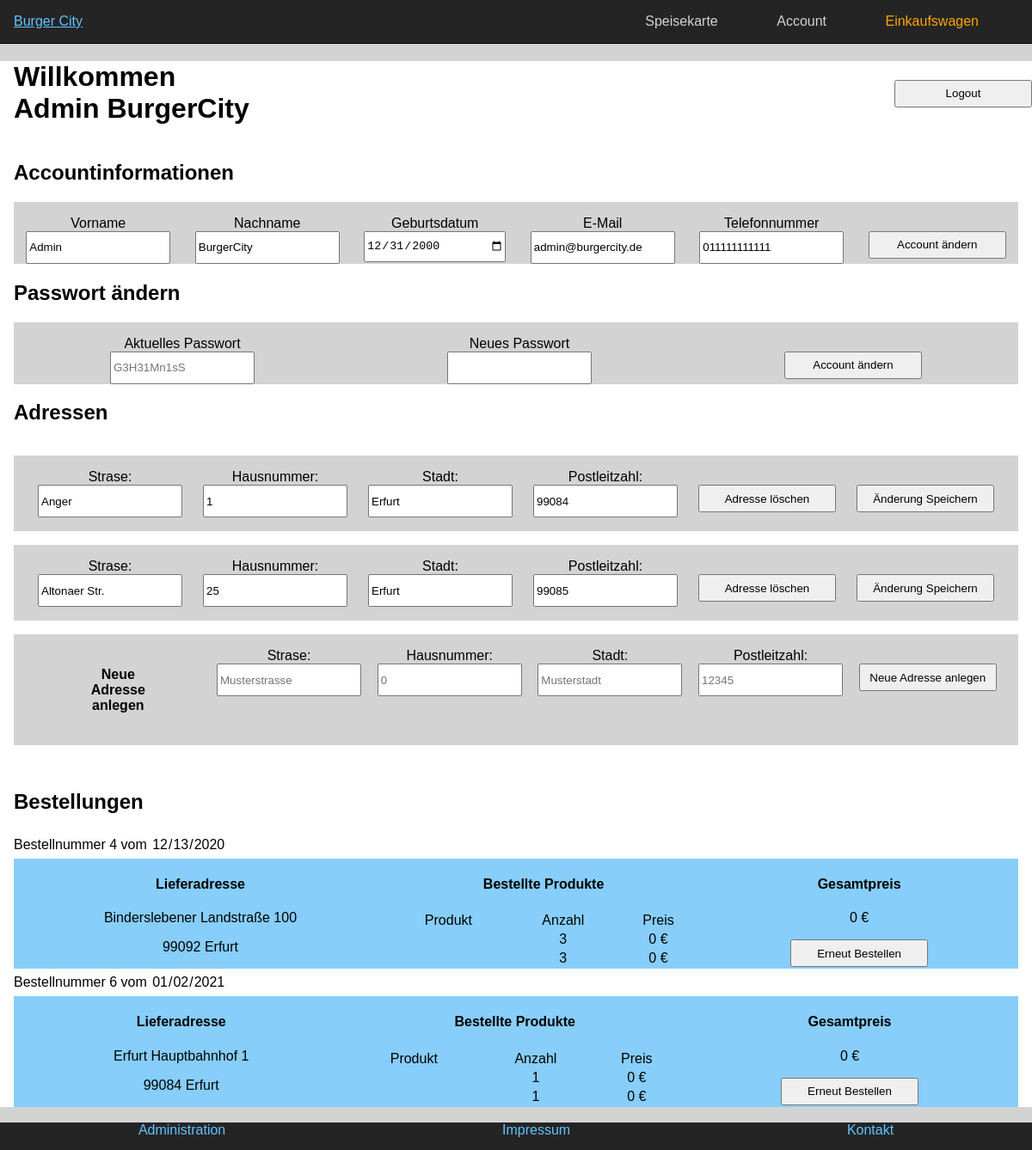
The page /index.php?c=account&a=account (signed in) on the database its author committed.
### tables this page shows
CREATE TABLE IF NOT EXISTS `Account` (
  `accountId` INT NOT NULL AUTO_INCREMENT,
  `createdAt` TIMESTAMP NOT NULL DEFAULT CURRENT_TIMESTAMP,
  `updatedAt` TIMESTAMP NULL ON UPDATE CURRENT_TIMESTAMP,
  `email` VARCHAR(320) NOT NULL,
  `passwordHash` VARCHAR(255) NOT NULL,
  `birthday` DATE NOT NULL,
  `firstName` VARCHAR(50) NOT NULL,
  `lastName` VARCHAR(50) NOT NULL,
  `phoneNumber` VARCHAR(50) NOT NULL,
  `isAdmin` TINYINT NOT NULL,
  PRIMARY KEY (`accountId`),
  UNIQUE INDEX `email_UNIQUE` (`email` ASC));

CREATE TABLE IF NOT EXISTS `Adress` (
  `adressId` INT NOT NULL AUTO_INCREMENT,
  `createdAt` TIMESTAMP NOT NULL DEFAULT CURRENT_TIMESTAMP,
  `updatedAt` TIMESTAMP NULL ON UPDATE CURRENT_TIMESTAMP,
  `zipCode` VARCHAR(12) NOT NULL,
  `city` VARCHAR(60) NOT NULL,
  `street` VARCHAR(200) NOT NULL,
  `number` VARCHAR(10) NOT NULL,
  PRIMARY KEY (`adressId`));

CREATE TABLE IF NOT EXISTS `Orders` (
  `orderId` INT NOT NULL AUTO_INCREMENT,
  `createdAt` TIMESTAMP NOT NULL DEFAULT CURRENT_TIMESTAMP,
  `updatedAt` TIMESTAMP NULL ON UPDATE CURRENT_TIMESTAMP,
  `orderDate` DATE NOT NULL,
  `deliveryInformation` VARCHAR(255) NULL,
  `Account_accountId` INT NOT NULL,
  `Adress_adressId` INT NOT NULL,
  PRIMARY KEY (`orderId`),
  INDEX `fk_Orders_Account1_idx` (`Account_accountId` ASC),
  INDEX `fk_Orders_Adress1_idx` (`Adress_adressId` ASC),
  CONSTRAINT `fk_Orders_Account1`
    FOREIGN KEY (`Account_accountId`)
    REFERENCES `Account` (`accountId`)
    ON DELETE NO ACTION
    ON UPDATE NO ACTION,
  CONSTRAINT `fk_Orders_Adress1`
    FOREIGN KEY (`Adress_adressId`)
    REFERENCES `Adress` (`adressId`)
    ON DELETE NO ACTION
    ON UPDATE NO ACTION);

### core/controller.class.php (called while the page is built, shortened)
<?php
class Controller
{
	protected $controller  = null;
	protected $action 	   = null;
	protected $params = [];
	public function __construct($controller, $action)
	{
		$this->controller = $controller;
		$this->action = $action;
	}
	public function render()
	{
		$viewPath = VIEWSPATH.$this->controller.DIRECTORY_SEPARATOR.$this->action.'.php';
		extract($this->params);
		include $viewPath;
	}
	protected function setParam($key, $value = null)
	{
		$this->params[$key] = $value;
	}
}

### controllers/accountController.php (called while the page is built, shortened)
<?php
class AccountController extends \dwp\core\Controller
{
    public function actionAccount()
	{
        $preloadUser = [];
        $preloadOrders = [];
        $user = \dwp\model\Account::findOne("`accountId` = " . $_SESSION['userID']);
        $preloadUser['firstname'] = $user->firstName;
        $preloadUser['lastname'] = $user->lastName;
        $preloadUser['birthday'] = $user->birthday;
        $preloadUser['email'] = $user->email;
        $preloadUser['phoneNumber'] = $user->phoneNumber;
        $userAdressHelper = \dwp\model\AdressHelper::find("Account_accountId = " . $_SESSION['userID']);
        if(count($userAdressHelper) > 0)
        {   $sqlWhere = '';
            foreach ($userAdressHelper as$value)
            {
                $sqlWhere .= ' adressId = ' .$value->Adress_adressId . ' OR';
            }
            $lastSpacePosition = strrpos($sqlWhere, ' ');
            $sqlWhere = substr($sqlWhere, 0, $lastSpacePosition);
            $preloadAdress = \dwp\model\Adress::find($sqlWhere . " order by zipCode asc, city asc, street asc, number asc");
        }
        $userOrders = \dwp\model\Orders::find("Account_accountId = " . $_SESSION['userID']);
        foreach ($userOrders as $order)
        {
            $orderItems = \dwp\model\OrderItems::find("Orders_orderId = " . $order->orderId);
            $products = [];
            foreach ($orderItems as $item)
            {
                $products [] =
                    [
                        'products' => \dwp\model\Products::findOne("productsId = " . $item->Products_productsId),
                        'quantity' => $item->quantity
                    ];
            }
            $totalPrice = 0;
            foreach ($products  as $product)
            {
                $totalPrice += $product['products']->price * $product['quantity'];
            }
            $preloadOrders [] =
                [
                    'orderId'   => $order->orderId,
                    'orderDate' => $order->orderDate,
                    'adress'    => \dwp\model\Adress::findOne("adressId = " . $order->Adress_adressId),
                    'orderItems'=> $products,
                    'totalPrice'=> $totalPrice
                ];
        }
    }
}

### core/model.class.php (called while the page is built, shortened)
<?php
abstract class Model
{
    protected $schema = [];
    private $values = [];
    public static function tablename()
    {
        $class = get_called_class();
        if(defined($class.'::TABLENAME'))
        {
            return $class::TABLENAME;
        }
        return null;
    }
    public static function find($whereStr = '1')
    {
        $db = $GLOBALS['db'];
        $sqlStr = 'SELECT * FROM `'.self::tablename().'` WHERE '.$whereStr.';';
        $results = [];
        try
        {
            $results = $db->query($sqlStr)->fetchAll();
            $count = count($results);
            for ($i=0; $i < $count; ++$i)
            {
                $results[$i] = new $class($results[$i]);
            }
        }
        catch(\PDOException $error)
        {
            print_r($error);
        }
        return $results;
    }
    public static function findOne($whereStr = '1')
    {
        $results = self::find($whereStr);
        if(count($results) > 0)
        {
            return $results[0];
        }
        return null;
    }
    public function __set($key, $value)
    {
        if(isset($this->schema[$key]))
        {
            $this->values[$key] = $value;
        }
        else
        {
            $className = get_called_class();
            throw new \Exception(`${key} does not exists in this class ${className}`);
        }
    }
    public function __get($key)
    {
        if(isset($this->schema[$key]))
        {
            return $this->values[$key];
        }
        else
        {
            return null;
        }
    }
}

### views/account/account.php (the view, shortened to what this page needs)
<div class="account-body">
    <div class="h1-ausloggen">
        <h2><form method="post">
            <input type="submit" name="logout" value="Logout">
        </form></h2>
        <h1>Willkommen <br><?=$preloadUser['firstname'] . " " . $preloadUser['lastname']?></h1>
    </div>
    <h2>Accountinformationen</h2>
    <div class="account-properties">
        <div class="account-form">
            <form action="" method="post">
                <div class="account-form-object">
                    <label for="firstname">Vorname</label>
                    <br>
                    <input type="text" id="firstname" name="firstname" value="<?=(isset($preloadUser['firstname'])) ? htmlspecialchars($preloadUser['firstname']) : ""?>" required>
                </div>
                <div class="account-form-object">
                    <label for="lastname">Nachname</label>
                    <br>
                    <input type="text" id="lastname" name="lastname" value="<?=(isset($preloadUser['lastname'])) ? htmlspecialchars($preloadUser['lastname']) : ""?>" required>
                </div>
                <div class="account-form-object">
                    <label for="birthday">Geburtsdatum</label>
                    <br>
                    <input type="date" id="birthday" name="birthday" value="<?=(isset($preloadUser['birthday'])) ? htmlspecialchars($preloadUser['birthday']) : ""?>" required>
                </div>
                <div class="account-form-object">
                    <label for="email">E-Mail</label>
                    <br>
                    <input type="email" id="email" name="email" value="<?=(isset($preloadUser['email'])) ? htmlspecialchars($preloadUser['email']) : ""?>" required>
                </div>
                <div class="account-form-object">
                    <label for="phoneNumber">Telefonnummer</label>
                    <br>
                    <input type="tel" id="phoneNumber" name="phoneNumber" value="<?=(isset($preloadUser['phoneNumber'])) ? htmlspecialchars($preloadUser['phoneNumber']) : ""?>" required>
                </div>
                <div class="account-form-object">
                    <br>
                    <input type="submit" name="changeAccount" id="submit" value="Account ändern">
                </div>
            </form>
        </div>
    </div>
    <h2>Passwort ändern</h2>
    <div class="account-properties">
        <div class="account-form">
        <form method="post">
            <div class="account-form-object">
                <label for="currentPassword">Aktuelles Passwort</label>
                <br>
                <input type="password" id="currentPassword" name="currentPassword" placeholder="G3H31Mn1sS" required>
            </div>
            <div class="account-form-object">
                <label for="newPassword">Neues Passwort</label>
                <br>
                <input type="password" id="newPassword" name="newPassword" required>
            </div>
            <div class="account-form-object">
                <br>
                <input type="submit" name="changePassword" id="submit" value="Account ändern">
            </div>
        </form>
        </div>
    </div>
    <h2>Adressen</h2>
    <div class="account-adresses">
        <?php if(count($preloadAdress) > 0 ):?>
            <?php
                for($Index = 0; $Index < count($preloadAdress); $Index++)
                {
                    ?>
                        <form class="account-adress-form" action="" method="post">
                            <div  class="account-adress-form-object">
                                <label for="street">Strase:</label>
                                <br>
                                <input type="text" name="street" id="street" value="<?=htmlspecialchars($preloadAdress[$Index]->street)?>" required>
                            </div>
                            <div class="account-adress-form-object">
                                <label for="number">Hausnummer:</label>
                                <br>
                                <input type="text" name="number" id="number" value="<?=htmlspecialchars($preloadAdress[$Index]->number)?>" required>
                            </div>
                            <div class="account-adress-form-object">
                                <label for="city">Stadt:</label>
                                <br>
                                <input type="text" name="city" id="city" value="<?=htmlspecialchars($preloadAdress[$Index]->city)?>" required>
                            </div>
                            <div class="account-adress-form-object">
                                <label for="zipcode">Postleitzahl:</label>
                                <br>
                                <input type="text" name="zipCode" id="zipcode" value="<?=htmlspecialchars($preloadAdress[$Index]->zipCode)?>" required>
                            </div>
                            <div class="account-adress-form-object">
                                <br>
                                <input type="submit" name="deleteAdress" value="Adresse löschen">
                            </div>
                            <div class="account-adress-form-object">
                                <br>
                                <input type="submit" name="saveAdress" value="Änderung Speichern">
                            </div>
                        </form>
                    <?php
                }
            ?>
        <?php endif;?>
        <form class="account-adress-form" method="post">
            <div class="account-adress-form-object" style="width: 12rem;">
                <h4>
                    Neue <br> Adresse <br> anlegen
                </h4>
            </div>
            <div  class="account-adress-form-object">
                <label for="street">Strase:</label>
                <br>
                <input type="text" name="street" id="street" placeholder="Musterstrasse" required>
            </div>
            <div class="account-adress-form-object">
                <label for="number">Hausnummer:</label>
                <br>
                <input type="text" name="number" id="number" placeholder="0" required>
            </div>
            <div class="account-adress-form-object">
                <label for="city">Stadt:</label>
                <br>
                <input type="text" name="city" id="city" placeholder="Musterstadt" required>
            </div>
            <div class="account-adress-form-object">
                <label for="zipCode">Postleitzahl:</label>
                <br>
                <input type="text" name="zipCode" id="zipCode" placeholder="12345" required>
            </div>
            <div class="account-adress-form-object">
                <br>
                <input type="submit" name="saveAdress" value="Neue Adresse anlegen">
            </div>
        </form>
    </div>
<h2>Bestellungen</h2>
<?php
    foreach ($preloadOrders as $order)
    {
        ?>
                <form class="account-orderlist-body" method="post">
                    <div class="account-orderlist-order">
                        Bestellnummer <?=htmlspecialchars($order['orderId'])?> vom <input style="border: none; font-family: sans-serif; font-size: 1rem;" type="date" value="<?=htmlspecialchars($order['orderDate'])?>" readonly>
                        <div class="account-order-box">
                            <div class="account-order-subbox">
                                <h4>Lieferadresse</h4>
                                <p><?=htmlspecialchars($order['adress']->street) . " " . htmlspecialchars($order['adress']->number)?></p>
                                <p><?=htmlspecialchars($order['adress']->zipCode) . " " . htmlspecialchars($order['adress']->city)?></p>
                            </div>
                            <div class="account-order-subbox">
                                <h4>Bestellte Produkte</h4>
                                <table class="ordered-products-table">
                                    <thead>
                                        <td>Produkt</td>
                                        <td>Anzahl</td>
                                        <td>Preis</td>
                                    </thead>
                                    <tbody>
                                        <?php
                                            foreach ($order['orderItems'] as $product)
                                            {
                                            ?>
                                                <tr>
                                                    <td><?=htmlspecialchars($product['products']->description)?></td>
                                                    <td><?=htmlspecialchars($product['quantity'])?></td>
                                                    <td style="white-space: nowrap;"><?=htmlspecialchars($product['products']->price * $product['quantity'])?> €</td>
                                                </tr>
                                            <?php
                                            }
                                            ?>
                                    </tbody>
                                </table>
                            </div>
                            <div class="account-order-subbox">
                                <h4>Gesamtpreis</h4>
                                <p><?=$order['totalPrice']?> €</p>
                                <input type="submit" name="repeatOrder" value="Erneut Bestellen">
                            </div>
                        </div>
                    </div>
                </form>
        <?php
    }
?>
</div>

### rows shown on the page
account: firstName "Admin", lastName "BurgerCity", firstname "Admin", lastname "BurgerCity", birthday "12/31/2000", email "admin@burgercity.de", phoneNumber "011111111111"
adress: street "Anger", number "1", city "Erfurt", zipCode "99084"
adress: street "Altonaer Str.", number "25", city "Erfurt", zipCode "99085"
orders: orderId "4", orderDate "12/13/2020", Adress_adressId.street "Binderslebener Landstraße", Adress_adressId.number "100", Adress_adressId.zipCode "99092", Adress_adressId.city "Erfurt", quantity "3", price "0", totalPrice "0"
orders: orderId "6", orderDate "01/02/2021", Adress_adressId.street "Erfurt Hauptbahnhof", Adress_adressId.number "1", Adress_adressId.zipCode "99084", Adress_adressId.city "Erfurt", quantity "1", price "0", totalPrice "0"
